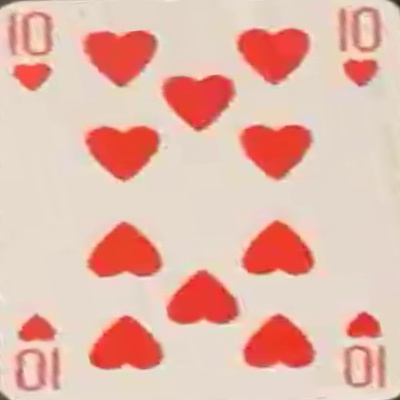
#> input picture templateCards/10_10.jpg, 400 x 400 px; its folder holds only this picture in this run
$ python threshScript.py
#> lines starting #> are read from the running program, lines starting #| are printed output that depends on the picture; after the words box and inside, x2 and y2 are one past the last pixel; in counts of white or black regions, pixels touching at a corner belong together
import os

import cv2

path = "templateCards/"
for image_path in os.listdir(path):

    # Finder kortet
    input_path = os.path.join(path, image_path)
    img = cv2.imread(input_path, cv2.IMREAD_GRAYSCALE)
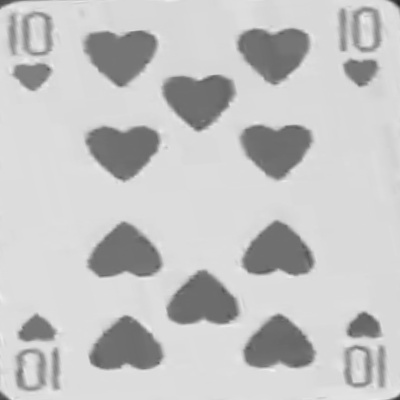
#> img: shape (400, 400); min 40, max 242, mean 196.3

    ret, threshpic1 = cv2.threshold(img, 200, 255, cv2.THRESH_BINARY)
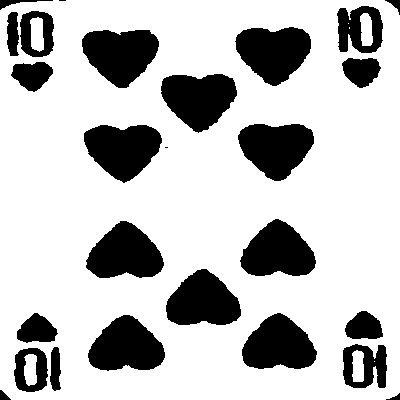
#> threshpic1: shape (400, 400); 75.2% white; 26 black regions (2 under 20 px), largest, box (x1, y1, x2, y2) and area: (82, 30, 159, 88) 3157, (235, 27, 311, 86) 3130, (84, 125, 162, 183) 3119
    ret, threshpic2 = cv2.threshold(img, 190, 255, cv2.THRESH_BINARY)
#> threshpic2: shape (400, 400); 76.7% white; 26 black regions, largest, box (x1, y1, x2, y2) and area: (83, 30, 158, 88) 3031, (236, 28, 311, 86) 3011, (85, 125, 161, 182) 3007
    ret, threshpic3 = cv2.threshold(img, 180, 255, cv2.THRESH_BINARY)
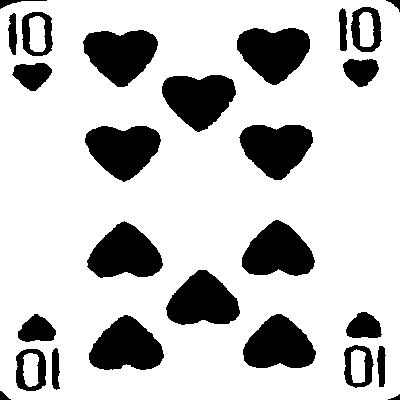
#> threshpic3: shape (400, 400); 77.8% white; 26 black regions, largest, box (x1, y1, x2, y2) and area: (83, 30, 158, 87) 2931, (237, 28, 310, 85) 2917, (162, 75, 236, 132) 2913
    ret, threshpic4 = cv2.threshold(img, 160, 255, cv2.THRESH_BINARY)
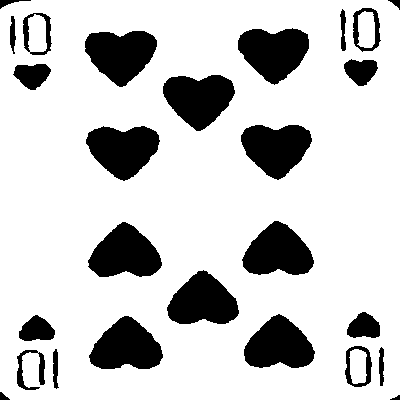
#> threshpic4: shape (400, 400); 79.9% white; 26 black regions, largest, box (x1, y1, x2, y2) and area: (85, 31, 157, 87) 2760, (238, 28, 309, 85) 2755, (163, 75, 235, 131) 2751
    ret, threshpic5 = cv2.threshold(img, 140, 255, cv2.THRESH_BINARY)
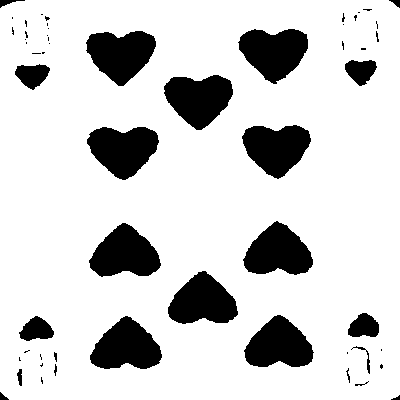
#> threshpic5: shape (400, 400); 82.3% white; 56 black regions (32 under 20 px), largest, box (x1, y1, x2, y2) and area: (87, 127, 159, 180) 2594, (238, 29, 308, 84) 2589, (164, 75, 233, 130) 2580
    ret, threshpic6 = cv2.threshold(img, 120, 255, cv2.THRESH_BINARY)
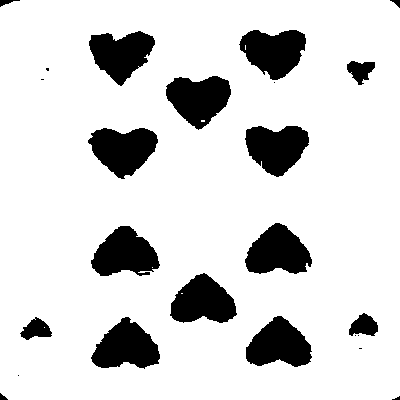
#> threshpic6: shape (400, 400); 84.8% white; 24 black regions (8 under 20 px), largest, box (x1, y1, x2, y2) and area: (88, 128, 158, 179) 2352, (166, 76, 231, 130) 2322, (245, 223, 312, 274) 2306
    ret, threshpic7 = cv2.threshold(img, 100, 255, cv2.THRESH_BINARY)
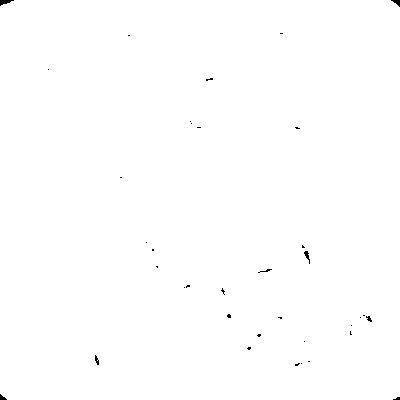
#> threshpic7: shape (400, 400); 99.8% white; 36 black regions (30 under 20 px), largest, box (x1, y1, x2, y2) and area: (0, 0, 14, 6) 46, (304, 251, 310, 264) 33, (391, 0, 400, 7) 32, (95, 355, 99, 365) 24, (0, 394, 7, 400) 24, (366, 316, 372, 322) 20

    cv2.imshow('1', threshpic1)
    cv2.imshow('2', threshpic2)
    cv2.imshow('3', threshpic3)
    cv2.imshow('4', threshpic4)
    cv2.imshow('5', threshpic5)
    cv2.imshow('6', threshpic6)
    cv2.imshow('7', threshpic7)


    pathforCard = input_path.replace('templateCards/', '')
    navn = pathforCard


    if cv2.waitKey(0) & 0xFF == ord('1'):
#> (key Esc is pressed here)
        cv2.imwrite(navn, threshpic1)
        print(navn)


    elif cv2.waitKey(0) & 0xFF == ord('2'):
#> (key Esc is pressed here)
        cv2.imwrite(navn, threshpic2)
        print(navn)


    elif cv2.waitKey(0) & 0xFF == ord('3'):
#> (key Esc is pressed here)
        cv2.imwrite(navn, threshpic3)
        print(navn)


    elif cv2.waitKey(0) & 0xFF == ord('4'):
#> (key Esc is pressed here)
        cv2.imwrite(navn, threshpic4)
        print(navn)


    elif cv2.waitKey(0) & 0xFF == ord('5'):
#> (key Esc is pressed here)
        cv2.imwrite(navn, threshpic5)
        print(navn)


    elif cv2.waitKey(0) & 0xFF == ord('6'):
#> (key Esc is pressed here)
        cv2.imwrite(navn, threshpic4)
        print(navn)


    elif cv2.waitKey(0) & 0xFF == ord('7'):
#> (key Esc is pressed here)
        cv2.imwrite(navn, threshpic5)
        print(navn)

$ run again, on templateCards/12_8.jpg
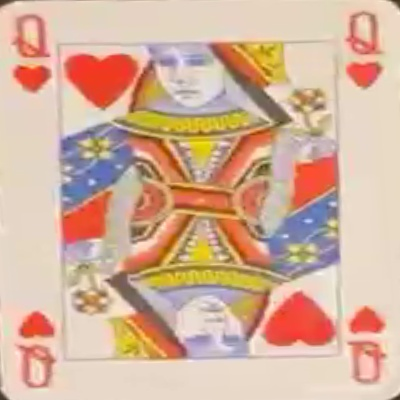
#> input picture templateCards/12_8.jpg, 400 x 400 px
#> threshpic1: shape (400, 400); 50.3% white; 22 black regions (7 under 20 px), largest, box (x1, y1, x2, y2) and area: (56, 40, 342, 361) 70816, (11, 13, 52, 94) 2161, (344, 10, 385, 56) 1117
#> threshpic2: shape (400, 400); 55.7% white; 37 black regions (15 under 20 px), largest, box (x1, y1, x2, y2) and area: (58, 41, 341, 360) 60014, (261, 290, 340, 347) 2954, (11, 14, 51, 59) 1056
#> threshpic3: shape (400, 400); 62.5% white; 46 black regions (20 under 20 px), largest, box (x1, y1, x2, y2) and area: (59, 42, 341, 360) 48093, (262, 291, 338, 346) 2799, (69, 259, 109, 315) 1002
#> threshpic4: shape (400, 400); 72.9% white; 73 black regions (36 under 20 px), largest, box (x1, y1, x2, y2) and area: (104, 151, 340, 359) 11092, (60, 123, 196, 250) 8928, (166, 43, 293, 216) 5978
#> threshpic5: shape (400, 400); 81.1% white; 110 black regions (50 under 20 px), largest, box (x1, y1, x2, y2) and area: (62, 127, 190, 211) 3261, (208, 44, 292, 187) 2799, (105, 214, 195, 358) 2766
#> threshpic6: shape (400, 400); 91.7% white; 157 black regions (113 under 20 px), largest, box (x1, y1, x2, y2) and area: (69, 55, 136, 106) 2318, (106, 215, 194, 357) 1644, (211, 45, 291, 170) 1571
#> `ret, threshpic7 = cv2.threshold(img, 100, 255, cv2.THRESH_BINARY)`:
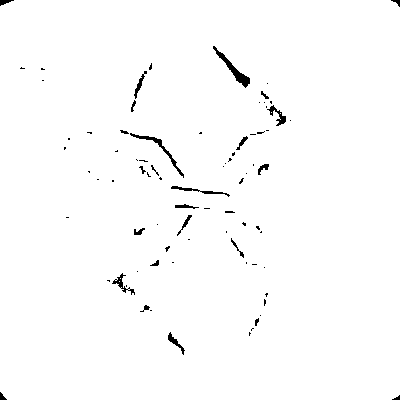
#> threshpic7: shape (400, 400); 98.7% white; 80 black regions (55 under 20 px), largest, box (x1, y1, x2, y2) and area: (213, 46, 250, 88) 302, (130, 133, 184, 178) 229, (171, 186, 230, 197) 138
